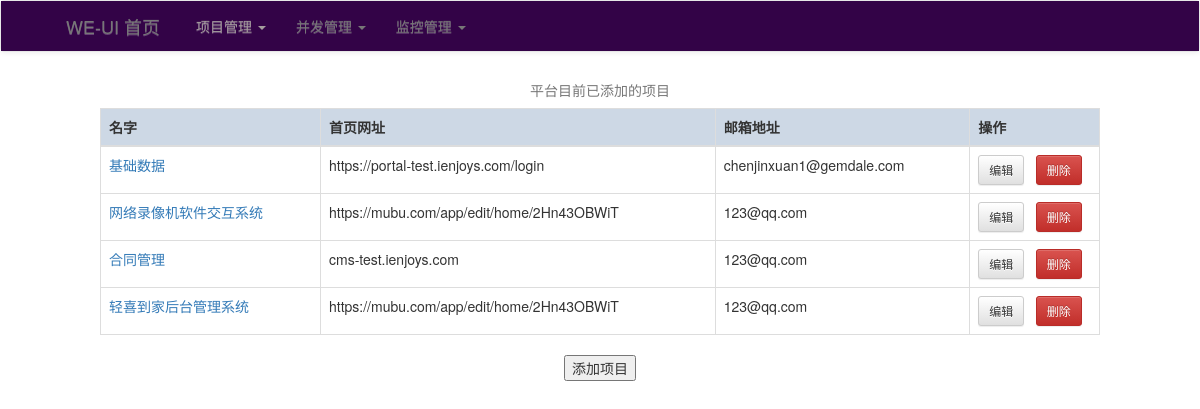
Page /home/ on the earlier database version.
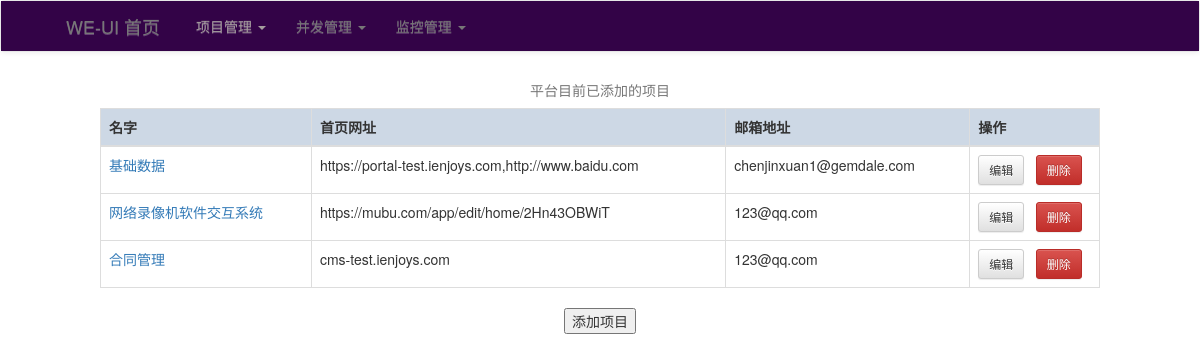
Same page on the later database version.
### uiApp/models.py (models this page shows, shortened)
class DB_end(models.Model):
    name = models.CharField(max_length=20, null=True, blank=True)
    host = models.CharField(max_length=200, null=True, blank=True)
    check_time = models.IntegerField(default=60)
    phone = models.CharField(max_length=200, null=True, blank=True)
    email = models.CharField(max_length=200, null=True, blank=True)
    dingtalk = models.CharField(max_length=200, null=True, blank=True)
    user = models.CharField(max_length=20, null=True, blank=True)
    max_threads = models.IntegerField(default=5)

### uiApp/views.py (the view)
# urls.py: 2. Add a URL to urlpatterns:  path('', views.home, name='home')
def home(request):
    res = {'end': DB_end.objects.all(), 'href': DB_href.objects.all()}
    return render(request, 'home.html', res)

### uiApp/templates/home.html (shortened to what this page needs)
<!DOCTYPE html>
<html lang="en">
<head>
    <link rel="stylesheet" type="text/css" href="/static/bootstrap-3.4.1-dist/css/bootstrap.css">
    <link rel="stylesheet" type="text/css" href="/static/bootstrap-3.4.1-dist/css/bootstrap-theme.css">
</head>
<body>
    {% include 'new_menu.html' %}
    <table class="table table-bordered" align="center" style="width: 1000px">
       <caption style="text-align: center">平台目前已添加的项目</caption>
       <thead>
         <tr style="background-color: #cdd8e5">
         <th>名字</th>
         <th>首页网址</th>
         <th>邮箱地址</th>
         <th>操作</th>
         </tr>
       </thead>
       <tbody>
         {% for i in end %}
         <tr>
             <td><a href="/testcases/{{ i.id }}">{{ i.name }}</a></td>
             <td>{{ i.host }}</td>
             <td>{{ i.email }}</td>
             <td style="width: 13%"><button class="btn btn-default btn-sm" onclick="edit_project({{ i.id }})">编辑</button> &nbsp
             <button class="btn btn-danger btn-sm"onclick="delEnd({{ i.id }})">删除</button></td>
         </tr>
         {% endfor %}
       </tbody>
    </table>
    <div align="center"><button onclick='javascript=document.getElementById("add_end_input").style.display="block"'>添加项目</button></div>
</body>
</html>

### uiApp/templates/new_menu.html (shortened to what this page needs)
<!DOCTYPE html>
<html lang="en">
<head>
</head>
<body>
    <nav class="navbar navbar-default" role="navigation">
        <div class="container-fluid" style="background-color: #330347">
        <div class="navbar-header" style="margin-left: 50px">
            <a class="navbar-brand" href="/home/">WE-UI 首页</a>
        </div>
        <div class="collapse navbar-collapse" id="example-navbar-collapse" style="margin-left: 150px;">
            <ul class="nav navbar-nav">
                <li class="dropdown">
                    <a style="color: #a59e9e" href="#" class="dropdown-togfsgle" data-toggle="dropdown">
                        项目管理 <b class="caret"></b>
                    </a>
                </li>
                <li class="dropdown">
                    <a href="#" class="dropdown-toggle" data-toggle="dropdown">
                        并发管理 <b class="caret"></b>
                    </a>
                </li>
                <li class="dropdown">
                    <a href="#" class="dropdown-toggle" data-toggle="dropdown">
                        监控管理 <b class="caret"></b>
                    </a>
                </li>
            </ul>
        </div>
        </div>
    </nav>
</body>
</html>

Differences in the rows shown:
removed DB_end: name "轻喜到家后台管理系统", host "https://mubu.com/app/edit/home/2Hn43OBWiT", email "123@qq.com"
changed DB_end "基础数据": host "https://portal-test.ienjoys.com/login" → "https://portal-test.ienjoys.com,http://www.baidu.com"
